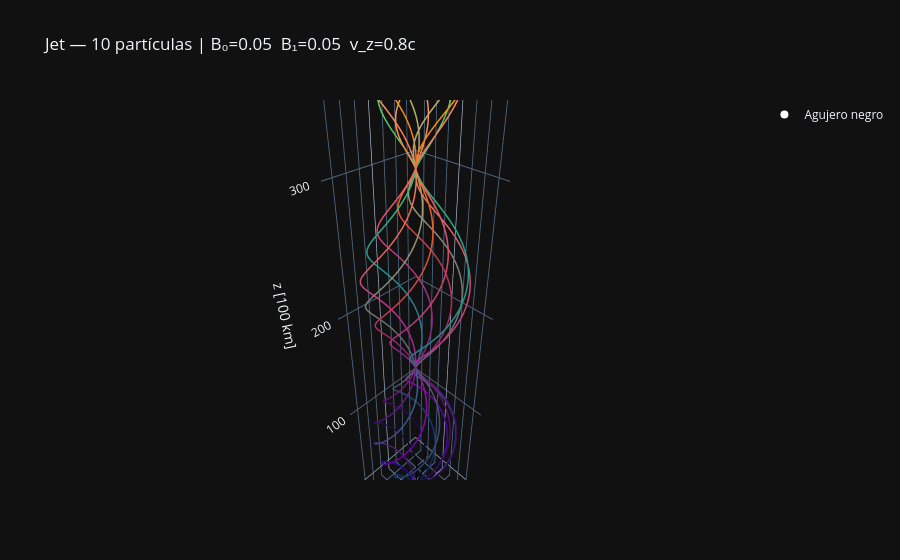

Write notebook code for a chart like this one.
### Code cell
cscales = ['Viridis', 'Plasma', 'Cividis', 'Inferno', 'Magma']
trazas  = [go.Scatter3d(x=sol.y[1], y=sol.y[2], z=sol.y[3],
                        mode='lines',
                        line=dict(width=3, color=sol.y[0]/C,
                                  colorscale=cscales[k % len(cscales)]),
                        showlegend=False)
           for k, sol in enumerate(soluciones_jet)]
 
trazas.append(go.Scatter3d(x=[0], y=[0], z=[0], mode='markers',
                           marker=dict(size=8, color='white'),
                           name='Agujero negro'))
 
fig1 = go.Figure(trazas)
fig1.update_layout(
    title=f'Jet — {N_jet} partículas | B₀={B0}  B₁={B1}  v_z={v_axial}c',
    scene=dict(xaxis_title='x [100 km]', yaxis_title='y [100 km]',
               zaxis_title='z [100 km]', aspectmode='data'),
    template='plotly_dark')
fig1.show()

### Figure 1 — Plotly figure (JSON) as saved in the notebook; plotly's stock layout.template omitted (floating-point values rounded to 4 significant figures; data arrays with more than 128 entries replaced by an {"elided": "..."} marker saying what was removed)
{"data": [{"line": {"color": {"elided": "1500 float values"}, "colorscale": [[0, "#440154"], [0.1111, "#482878"], [0.2222, "#3e4989"], [0.3333, "#31688e"], [0.4444, "#26828e"], [0.5556, "#1f9e89"], [0.6667, "#35b779"], [0.7778, "#6ece58"], [0.8889, "#b5de2b"], [1, "#fde725"]], "width": 3}, "mode": "lines", "showlegend": false, "type": "scatter3d", "x": {"elided": "1500 float values"}, "y": {"elided": "1500 float values"}, "z": {"elided": "1500 float values"}}, {"line": {"color": {"elided": "1500 float values"}, "colorscale": [[0, "#0d0887"], [0.1111, "#46039f"], [0.2222, "#7201a8"], [0.3333, "#9c179e"], [0.4444, "#bd3786"], [0.5556, "#d8576b"], [0.6667, "#ed7953"], [0.7778, "#fb9f3a"], [0.8889, "#fdca26"], [1, "#f0f921"]], "width": 3}, "mode": "lines", "showlegend": false, "type": "scatter3d", "x": {"elided": "1500 float values"}, "y": {"elided": "1500 float values"}, "z": {"elided": "1500 float values"}}, {"line": {"color": {"elided": "1500 float values"}, "colorscale": [[0, "#00224e"], [0.1111, "#123570"], [0.2222, "#3b496c"], [0.3333, "#575d6d"], [0.4444, "#707173"], [0.5556, "#8a8678"], [0.6667, "#a59c74"], [0.7778, "#c3b369"], [0.8889, "#e1cc55"], [1, "#fee838"]], "width": 3}, "mode": "lines", "showlegend": false, "type": "scatter3d", "x": {"elided": "1500 float values"}, "y": {"elided": "1500 float values"}, "z": {"elided": "1500 float values"}}, {"line": {"color": {"elided": "1500 float values"}, "colorscale": [[0, "#000004"], [0.1111, "#1b0c41"], [0.2222, "#4a0c6b"], [0.3333, "#781c6d"], [0.4444, "#a52c60"], [0.5556, "#cf4446"], [0.6667, "#ed6925"], [0.7778, "#fb9b06"], [0.8889, "#f7d13d"], [1, "#fcffa4"]], "width": 3}, "mode": "lines", "showlegend": false, "type": "scatter3d", "x": {"elided": "1500 float values"}, "y": {"elided": "1500 float values"}, "z": {"elided": "1500 float values"}}, {"line": {"color": {"elided": "1500 float values"}, "colorscale": [[0, "#000004"], [0.1111, "#180f3d"], [0.2222, "#440f76"], [0.3333, "#721f81"], [0.4444, "#9e2f7f"], [0.5556, "#cd4071"], [0.6667, "#f1605d"], [0.7778, "#fd9668"], [0.8889, "#feca8d"], [1, "#fcfdbf"]], "width": 3}, "mode": "lines", "showlegend": false, "type": "scatter3d", "x": {"elided": "1500 float values"}, "y": {"elided": "1500 float values"}, "z": {"elided": "1500 float values"}}, {"line": {"color": {"elided": "1500 float values"}, "colorscale": [[0, "#440154"], [0.1111, "#482878"], [0.2222, "#3e4989"], [0.3333, "#31688e"], [0.4444, "#26828e"], [0.5556, "#1f9e89"], [0.6667, "#35b779"], [0.7778, "#6ece58"], [0.8889, "#b5de2b"], [1, "#fde725"]], "width": 3}, "mode": "lines", "showlegend": false, "type": "scatter3d", "x": {"elided": "1500 float values"}, "y": {"elided": "1500 float values"}, "z": {"elided": "1500 float values"}}, {"line": {"color": {"elided": "1500 float values"}, "colorscale": [[0, "#0d0887"], [0.1111, "#46039f"], [0.2222, "#7201a8"], [0.3333, "#9c179e"], [0.4444, "#bd3786"], [0.5556, "#d8576b"], [0.6667, "#ed7953"], [0.7778, "#fb9f3a"], [0.8889, "#fdca26"], [1, "#f0f921"]], "width": 3}, "mode": "lines", "showlegend": false, "type": "scatter3d", "x": {"elided": "1500 float values"}, "y": {"elided": "1500 float values"}, "z": {"elided": "1500 float values"}}, {"line": {"color": {"elided": "1500 float values"}, "colorscale": [[0, "#00224e"], [0.1111, "#123570"], [0.2222, "#3b496c"], [0.3333, "#575d6d"], [0.4444, "#707173"], [0.5556, "#8a8678"], [0.6667, "#a59c74"], [0.7778, "#c3b369"], [0.8889, "#e1cc55"], [1, "#fee838"]], "width": 3}, "mode": "lines", "showlegend": false, "type": "scatter3d", "x": {"elided": "1500 float values"}, "y": {"elided": "1500 float values"}, "z": {"elided": "1500 float values"}}, {"line": {"color": {"elided": "1500 float values"}, "colorscale": [[0, "#000004"], [0.1111, "#1b0c41"], [0.2222, "#4a0c6b"], [0.3333, "#781c6d"], [0.4444, "#a52c60"], [0.5556, "#cf4446"], [0.6667, "#ed6925"], [0.7778, "#fb9b06"], [0.8889, "#f7d13d"], [1, "#fcffa4"]], "width": 3}, "mode": "lines", "showlegend": false, "type": "scatter3d", "x": {"elided": "1500 float values"}, "y": {"elided": "1500 float values"}, "z": {"elided": "1500 float values"}}, {"line": {"color": {"elided": "1500 float values"}, "colorscale": [[0, "#000004"], [0.1111, "#180f3d"], [0.2222, "#440f76"], [0.3333, "#721f81"], [0.4444, "#9e2f7f"], [0.5556, "#cd4071"], [0.6667, "#f1605d"], [0.7778, "#fd9668"], [0.8889, "#feca8d"], [1, "#fcfdbf"]], "width": 3}, "mode": "lines", "showlegend": false, "type": "scatter3d", "x": {"elided": "1500 float values"}, "y": {"elided": "1500 float values"}, "z": {"elided": "1500 float values"}}, {"marker": {"color": "white", "size": 8}, "mode": "markers", "name": "Agujero negro", "type": "scatter3d", "x": [0], "y": [0], "z": [0]}], "layout": {"scene": {"aspectmode": "data", "xaxis": {"title": {"text": "x [100 km]"}}, "yaxis": {"title": {"text": "y [100 km]"}}, "zaxis": {"title": {"text": "z [100 km]"}}}, "title": {"text": "Jet — 10 partículas | B₀=0.05  B₁=0.05  v_z=0.8c"}}}
